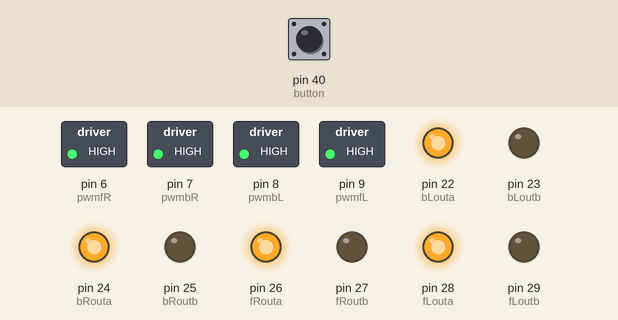
Recording of a sketch running on a simulated Arduino Mega 2560, built with avr-gcc and run on an emulated ATmega2560. Shown: switched loads named in the sketch (green lamp = pin HIGH), output pins drawn as LEDs (lit = HIGH). The inputs (shaded band) are chosen by the test bench; at power-on: pin 40 (button) HIGH.

Above: at 0.1 s.
Timing chart, 0 to 1.6 s (numbered marks = the images above):
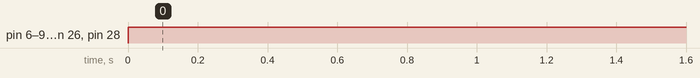

The sketch:

MotorTest.ino
```cpp
int bLouta = 22;
int bLoutb = 23;
int pwmbL = 8;

int bRouta = 24;
int bRoutb = 25;
int pwmbR = 7;

int fLouta = 28;
int fLoutb = 29;
int pwmfL = 9;


int fRouta = 26;
int fRoutb = 27;
int pwmfR = 6;


int button = 40;


void setup() {
  // put your setup code here, to run once:

  pinMode(button, INPUT);

  pinMode(bLouta, OUTPUT);
  pinMode(bLoutb, OUTPUT);

  pinMode(bRouta, OUTPUT);
  pinMode(bRoutb, OUTPUT);

  pinMode(fLouta, OUTPUT);
  pinMode(fLoutb, OUTPUT);

  pinMode(fRouta, OUTPUT);
  pinMode(fRoutb, OUTPUT);


  Serial.begin(115200);

  while(digitalRead(button) == 0){}

}

void loop() {
  analogWrite(pwmfR, 255);
  analogWrite(pwmfL, 255);
  analogWrite(pwmbR, 255);
  analogWrite(pwmbL, 255);

  digitalWrite(bLouta, HIGH);
  digitalWrite(bLoutb, LOW);

  digitalWrite(bRouta, HIGH);
  digitalWrite(bRoutb, LOW);

  digitalWrite(fLouta, HIGH);
  digitalWrite(fLoutb, LOW);

  digitalWrite(fRouta, HIGH);
  digitalWrite(fRoutb, LOW);
}
```

Measured:
- by itself, pin 6 (pwmfR), pin 7 (pwmbR), pin 8 (pwmbL), pin 9 (pwmfL), pin 22 (bLouta), pin 24 (bRouta), pin 26 (fRouta), pin 28 (fLouta): LOW → HIGH at 0.00 s
